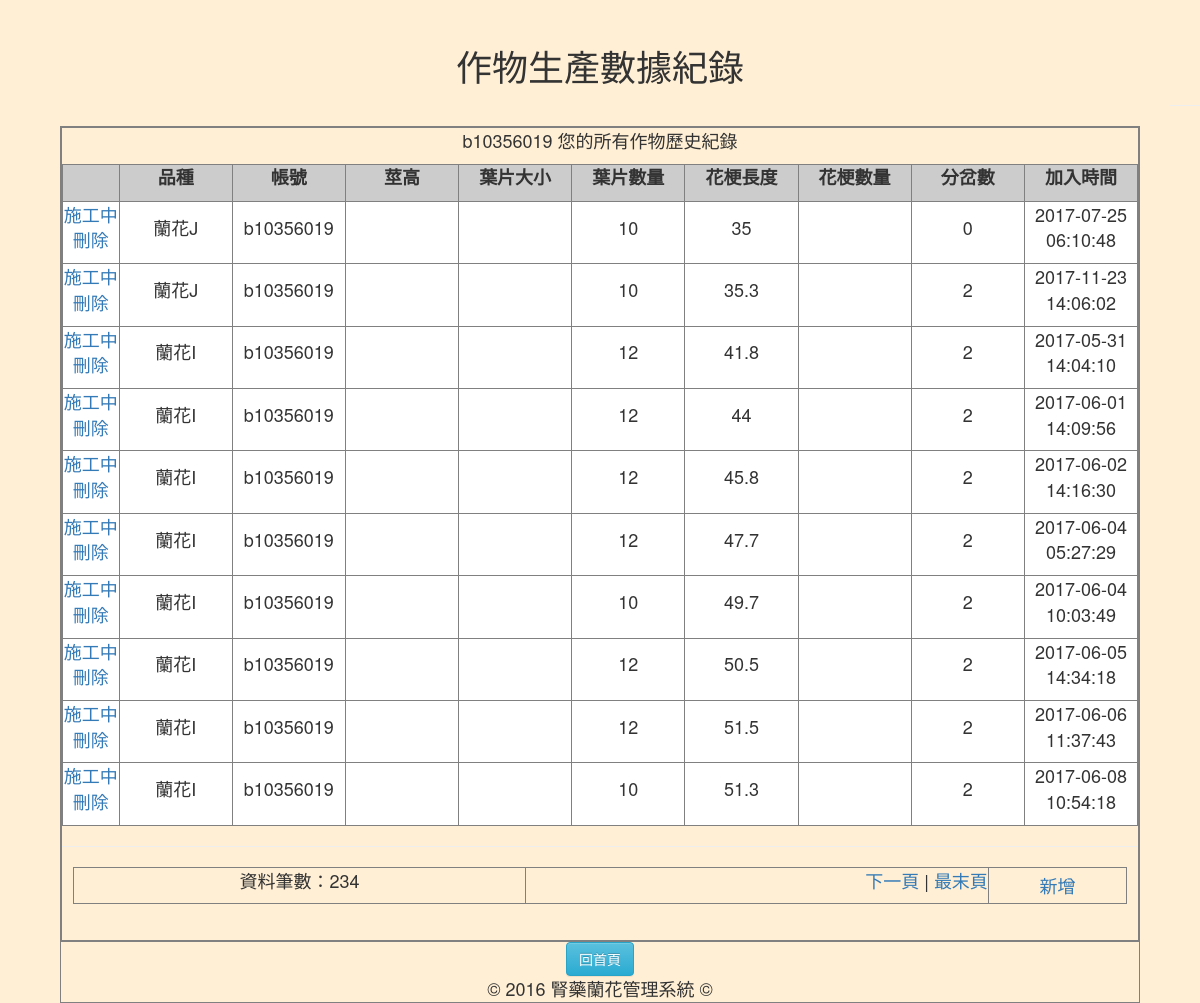
The app's page /CPDR_all.php (signed in), older data.
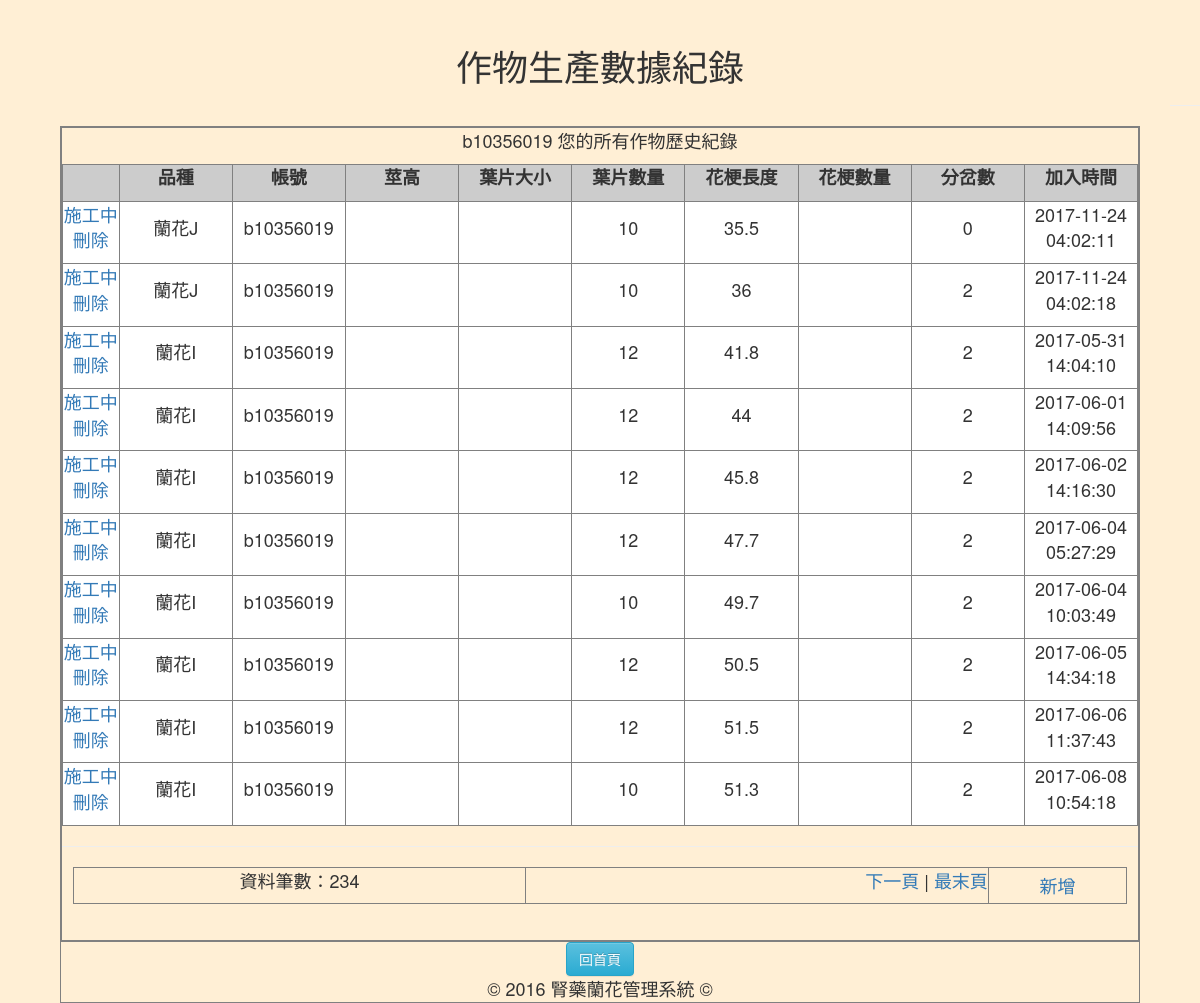
The same page, newer data.
### tables this page shows
CREATE TABLE `history` (
  `h_id` int(255) UNSIGNED NOT NULL,
  `h_biology` varchar(255) NOT NULL COMMENT '品種',
  `h_username` varchar(255) NOT NULL COMMENT '使用者',
  `h_on` int(255) NOT NULL,
  `h_leafNum` int(11) NOT NULL COMMENT '葉片數量',
  `h_pedlength` double NOT NULL COMMENT '花梗長度',
  `h_bifNum` int(255) NOT NULL COMMENT '分岔數',
  `h_bifNum1` double DEFAULT NULL COMMENT '第一分岔',
  `h_bifNum2` double DEFAULT NULL COMMENT '第二分岔',
  `maturity` double NOT NULL COMMENT '成熟度',
  `h_date` date NOT NULL,
  `h_jointime` timestamp NULL DEFAULT CURRENT_TIMESTAMP ON UPDATE CURRENT_TIMESTAMP
);

### CPDR_all.php (the view, shortened to what this page needs)
<?php
$query_RecMember = "SELECT * FROM `memberdata` WHERE `m_username`='".$_SESSION["loginMember"]."'";
$RecMember = mysql_query($query_RecMember);
$row_RecMember=mysql_fetch_assoc($RecMember);
$pageRow_records = 10;
$num_pages = 1;
$startRow_records = ($num_pages -1) * $pageRow_records;
$query_RecHistory = "SELECT * FROM `history` WHERE `h_username`='".$_SESSION["loginMember"]."'ORDER BY `h_on` DESC";
$query_limit_RecHistory = $query_RecHistory." LIMIT ".$startRow_records.", ".$pageRow_records;
$RecHistory = mysql_query($query_limit_RecHistory);
$all_RecHistory = mysql_query($query_RecHistory);
$total_records = mysql_num_rows($all_RecHistory);
$total_pages = ceil($total_records/$pageRow_records);
?>
<!DOCTYPE html>
<html>
<head>
    <link rel="stylesheet" href="https://maxcdn.bootstrapcdn.com/bootstrap/3.3.1/css/bootstrap.min.css">
    <link rel="stylesheet" href="https://maxcdn.bootstrapcdn.com/bootstrap/3.3.1/css/bootstrap-theme.min.css">
</head>
<body style="text-align:center;font-size:18px;background-color:#FFEFD5;" >
<br>
<h1>作物生產數據紀錄</h1>
<form name="fromCM" method="" action="">
<div class="row col-xs-12">
</div>
<hr>
<table width="90%" border="1px" align="center" cellpadding="4" cellspacing="0">
  <tr>
    <td class="tdbline"><table width="100%" border="1px" cellspacing="0" cellpadding="10">
      <tr valign="top">
        <td class="tdrline"><p class="title"><?php echo $row_RecMember["m_username"];?> 您的所有作物歷史紀錄</p>
          <table width="100%"  border="1px" cellpadding="0" cellspacing="0" bgcolor="#F0F0F0" >
            <tr >
              <th width="5%" bgcolor="#CCCCCC">&nbsp;</th>
              <th width="10%" bgcolor="#CCCCCC" style="text-align:center;"><p>品種</p></th>
              <th width="10%" bgcolor="#CCCCCC" style="text-align:center;"><p>帳號</p></th>
              <th width="10%" bgcolor="#CCCCCC" style="text-align:center;"><p>莖高</p></th>
              <th width="10%" bgcolor="#CCCCCC" style="text-align:center;"><p>葉片大小</p></th>
              <th width="10%" bgcolor="#CCCCCC" style="text-align:center;"><p>葉片數量</p></th>
              <th width="10%" bgcolor="#CCCCCC" style="text-align:center;"><p>花梗長度</p></th>
              <th width="10%" bgcolor="#CCCCCC" style="text-align:center;"><p>花梗數量</p></th>
              <th width="10%" bgcolor="#CCCCCC" style="text-align:center;"><p>分岔數</p></th>
              <th width="10%" bgcolor="#CCCCCC" style="text-align:center;"><p>加入時間</p></th>
            </tr>
      <?php while($row_RecHistory=mysql_fetch_assoc($RecHistory)){ ?>
            <tr>
              <td width="5%" align="center" bgcolor="#FFFFFF"><p><a href="CM_update.php?id=<?php echo $row_RecHistory["h_id"];?>">施工中</a><br>
                <a href="?action=delete&id=<?php echo $row_RecHistory["h_id"];?>" onClick="return deletesure();">刪除</a></p></td>
              <td width="10%" align="center" bgcolor="#FFFFFF"><p><?php echo $row_RecHistory["h_biology"];?></p></td>
              <td width="10%" align="center" bgcolor="#FFFFFF"><p><?php echo $row_RecHistory["h_username"];?></p></td>
              <td width="10%" align="center" bgcolor="#FFFFFF"><p><?php echo $row_RecHistory["h_stems"];?></p></td>
              <td width="10%" align="center" bgcolor="#FFFFFF"><p><?php echo $row_RecHistory["h_leafsize"];?></p></td>
              <td width="10%" align="center" bgcolor="#FFFFFF"><p><?php echo $row_RecHistory["h_leafNum"];?></p></td>
              <td width="10%" align="center" bgcolor="#FFFFFF"><p><?php echo $row_RecHistory["h_pedlength"];?></p></td>
              <td width="10%" align="center" bgcolor="#FFFFFF"><p><?php echo $row_RecHistory["h_pedNum"];?></p></td>
              <td width="10%" align="center" bgcolor="#FFFFFF"><p><?php echo $row_RecHistory["h_bifNum"];?></p></td>
              <td width="10%" align="center" bgcolor="#FFFFFF"><p><?php echo $row_RecHistory["h_jointime"];?></p></td>
            </tr>
      <?php }?>
          </table>
          <hr size="1" />
          <table width="98%" border="1px" align="center" cellpadding="4" cellspacing="0">
            <tr>
              <td valign="middle"><p>資料筆數：<?php echo $total_records;?></p></td>
              <td align="right"><p>
                  <?php if ($num_pages < $total_pages) {  ?>
                  <a href="?page=<?php echo $num_pages+1;?>">下一頁</a> | <a href="?page=<?php echo $total_pages;?>">最末頁</a>
                  <?php }?>
              </p></td>
                <td rowspan="2"><a href="CM_join.php">新增</a></td>
            </tr>
          </table>          <p>&nbsp;</p>
          </td>
      </tr>
    </table></td>
  </tr>
  <tr>
    <td align="center">
    <input type="button" class="btn btn-info" size="12" value="回首頁" onclick="location.href='index.php'"><br>
    © 2016 腎藥蘭花管理系統 ©</td>
  </tr>
</table>
</body>
</html>

Row changes from the older to the newer data that the page shows:
changed history (number 1 of 10 on the later page): h_pedlength "35" → "35.5"; h_jointime "2017-07-25 06:10:48" → "2017-11-24 04:02:11"
changed history (number 2 of 10 on the later page): h_pedlength "35.3" → "36"; h_jointime "2017-11-23 14:06:02" → "2017-11-24 04:02:18"
